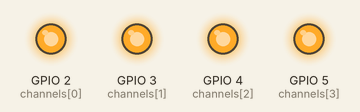
Simulated run of this program. Board: ESP32 board running MicroPython. Shown: output pins drawn as LEDs (lit = HIGH).

Above: at 1.0 s.
At 2.2 s:
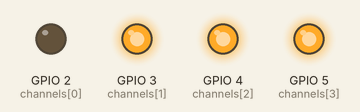
At 2.7 s:
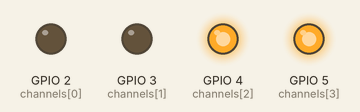
At 3.2 s:
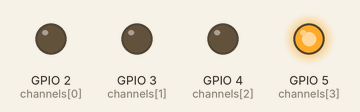
At 3.7 s:
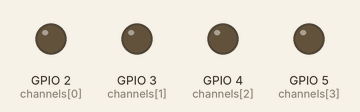
Timing chart, 0 to 5.2 s (numbered marks = the images above):
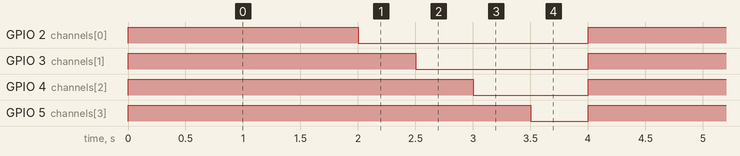

The program:

example.py
```python
# MicroPython script that sets four GPIO outputs, turns them all on for 2 seconds, then turns them off one-by-one with a 0.5 second delay between each.
#
# Buy this module: https://shillehtek.com/products/4-channel-5v-ssr-module-arduino-esp32-raspberry
# Full manual: https://shillehtek.com/blogs/shillehtek-product-manuals/4-channel-5v-ssr-module-arduino-esp32-raspberry-manual
# More examples: https://github.com/shillehbean/shillehtek-examples
#

from machine import Pin
import time

channels = [Pin(n, Pin.OUT, value=0) for n in (2, 3, 4, 5)]

while True:
    # all on together, then off one by one
    for ch in channels:
        ch.value(1)
    time.sleep(2)
    for ch in channels:
        ch.value(0)
        time.sleep(0.5)
```

Measured:
- by itself, GPIO 2 (channels[0]): alternates HIGH for 2.0 s and LOW for 2.0 s
- by itself, GPIO 3 (channels[1]): alternates HIGH for 2.5 s and LOW for 1.5 s
- by itself, GPIO 4 (channels[2]): alternates HIGH for 3.0 s and LOW for 1.0 s
- by itself, GPIO 5 (channels[3]): alternates HIGH for 3.5 s and LOW for 0.50 s
